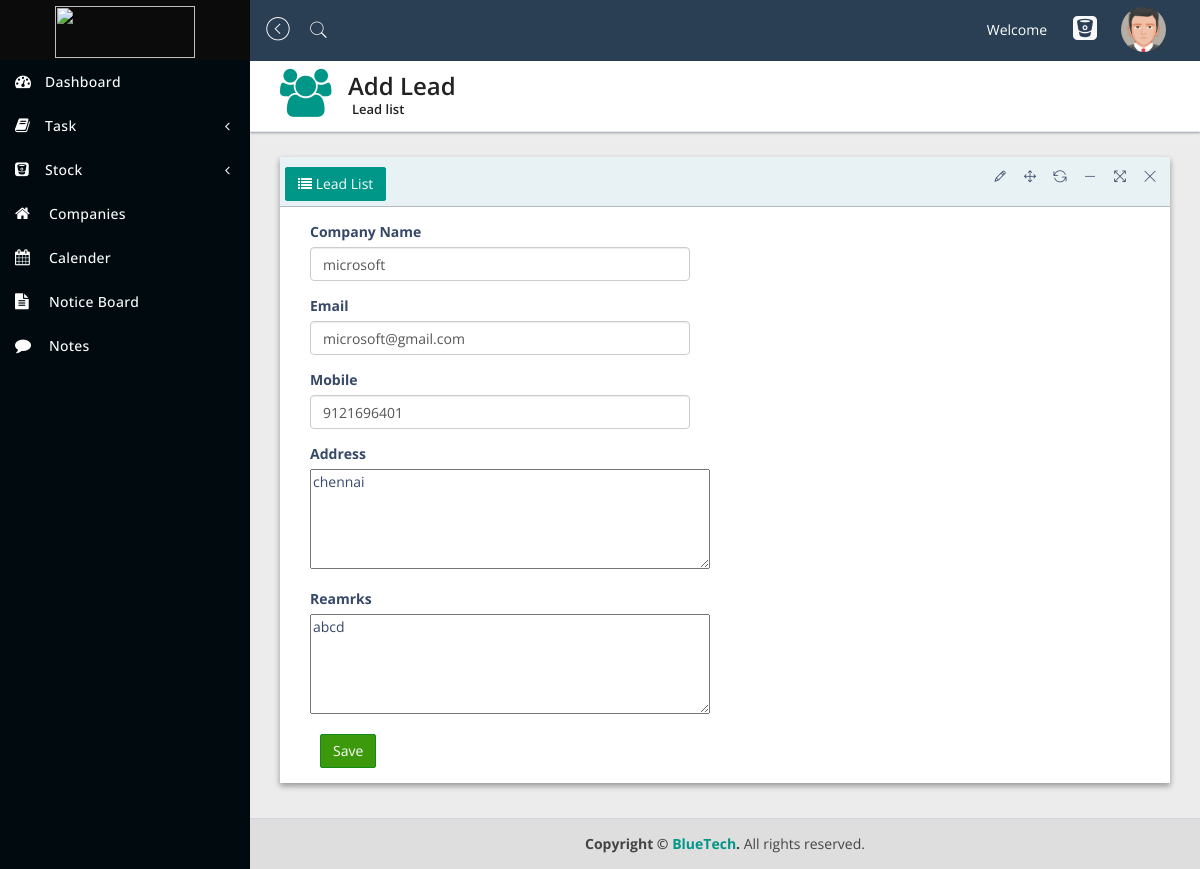
/sales/update_lead/1, run on the app's committed database.
### Sales/models.py (models this page shows)
class Lead(models.Model):
    name = models.CharField(max_length=100)
    phone_no = models.CharField(max_length=15)
    email = models.EmailField(max_length=254)
    address = models.CharField(max_length=1000)
    remarks = models.CharField(max_length=500)

### Sales/views.py (the view)
# urls.py: path('update_lead/<int:pk>', views.update_lead, name='update_lead'),
def update_lead(request, pk):
    leads = Lead.objects.all()
    lead = get_object_or_404(Lead, id=pk)
    lead_form = LeadForm(request.POST or None, instance=lead)
    if request.method == 'POST':
        if lead_form.is_valid():
            lead_form.save()
            return redirect("sales:lead_list")
        else:
            pass
    return render(request, 'Sales/update_lead.html', {"lead_form": lead_form})

### Sales/forms.py
class LeadForm(ModelForm):
    address = forms.CharField(widget=forms.Textarea, required=False)
    remarks = forms.CharField(widget=forms.Textarea, required=False)
    class Meta:
        model=Lead
        fields="__all__"

### Sales/templates/Sales/update_lead.html (shortened to what this page needs)
{% extends "home/navbar.html" %}
{% load widget_tweaks %}
{% block body %}
         <div class="content-wrapper">
            <section class="content-header">
               <div class="header-icon">
                  <i class="fa fa-users"></i>
               </div>
               <div class="header-title">
                  <h1>Add Lead</h1>
                  <small>Lead list</small>
               </div>
            </section>
            <section class="content">
               <div class="row">
                  <div class="col-sm-12">
                     <div class="panel panel-bd lobidrag">
                        <div class="panel-heading">
                           <div class="btn-group" id="buttonlist">
                              <a class="btn btn-add " href="{% url "sales:lead_list" %}">
                              <i class="fa fa-list"></i>  Lead List </a>
                           </div>
                        </div>
                        <div class="panel-body">
                           <form class="col-sm-6" method="post">
                              <div class="form-group">
                                 <label>Company Name</label>
                                  {% render_field lead_form.name class="form-control" placeholder="Enter Company Name" %}
                              </div>
                              <div class="form-group">
                                 <label>Email</label>
                                  {% render_field lead_form.email class="form-control" placeholder="Enter Email" %}
                              </div>
                              <div class="form-group">
                                 <label>Mobile</label>
                                  {% render_field lead_form.phone_no class="form-control" placeholder="Enter Mobile" %}
                              </div>
                              <div class="form-group">
                                 <label>Address</label><br>
                                  {% render_field lead_form.address style="width: 400px; height: 100px" %}
                              </div>
                              <div class="form-group">
                                 <label>Reamrks</label><br>
                                  {% render_field lead_form.remarks style="width: 400px; height: 100px" %}
                              </div>
                              <div class="reset-button">
                                  <input type="submit" value="Save" class="btn btn-success">
                              </div>
                           </form>
                        </div>
                     </div>
                  </div>
               </div>
            </section>
         </div>
{% endblock %}

### data on the page
Lead: name "microsoft", email "microsoft@gmail.com", phone_no "9121696401", address "chennai", remarks "abcd"
